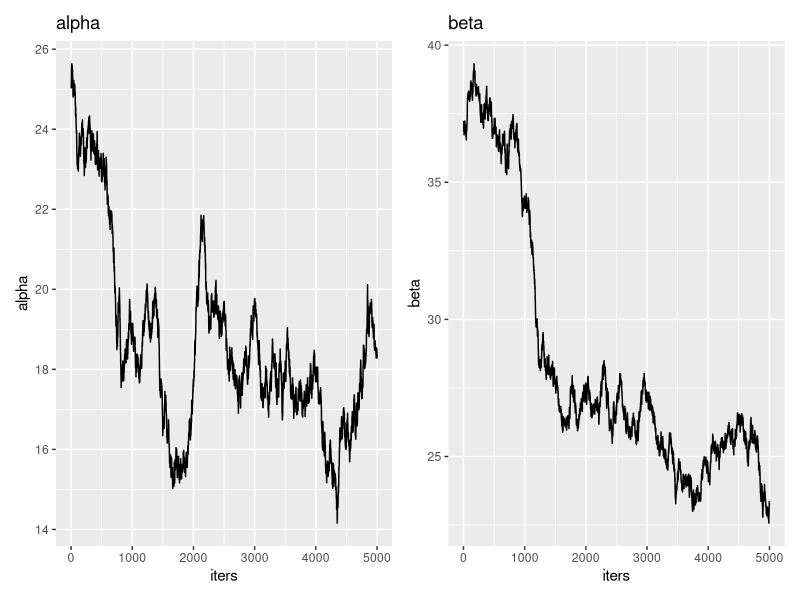
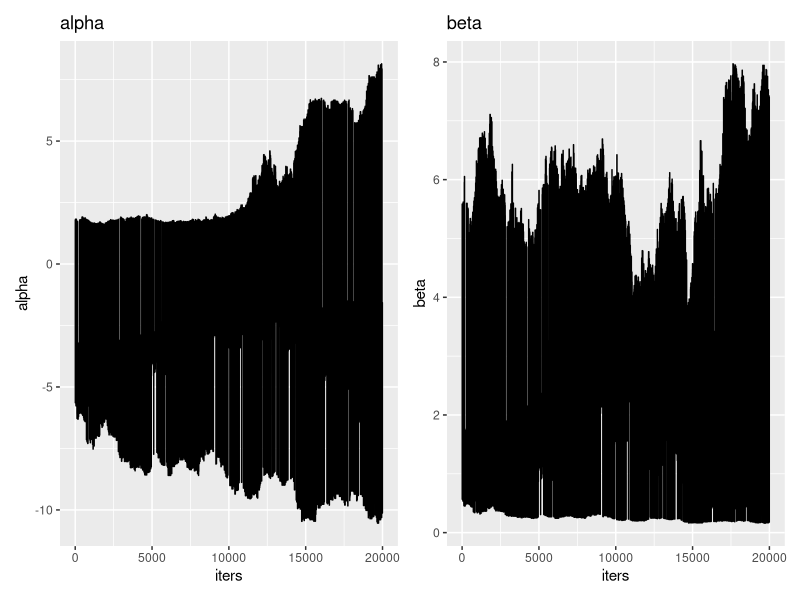

Recreate these plots in R, in order.
library(ggplot2)
library(patchwork)

# True values
alpha= 3
beta = 2
epsilon = rnorm(1,0,1)

set.seed(123)
n_data <- 500       

x <- rnorm(n_data, mean = (alpha^2)*beta, sd=1)

# Uncoupled MCMC
alpha_init = -2   
beta_init = -5 

tune = 0.1
iters = 1e5


chain=function(x,tune,th1_init,th2_init,iters)
{
  x_alpha = th1_init
  x_beta = th2_init

  xvec=matrix(NA,nrow=iters,ncol=2)
  for (i in 1:iters) {
    print(i)
    can_alpha= x_alpha + rnorm(1,0,tune)
    can_beta= x_beta + rnorm(1,0,tune)
    
    
    log_numA = sum(dnorm(x,mean=(can_alpha^2)*beta,1)) -log(20)-log(10)

    
    log_denomA = sum(dnorm(x,mean=(can_alpha^2)*beta,1)) -log(20)-log(10)
    
    logA = log_numA - log_denomA
    
    if (log(runif(1))<logA){
      x_alpha = can_alpha
      x_beta = can_beta    
    }
    
    xvec[i, 1] = x_alpha; xvec[i,2] = x_beta;
  }
  xvec
}


samps <- chain(x,tune,alpha_init,beta_init,iters)

samps_df <- data.frame(samps)
samps_true <- data.frame(samps[(iters*0.95):iters,])

p1 <- ggplot(data=samps_true,aes(seq((iters*0.95):iters),samps_true[,1]))+geom_line()+labs(title="alpha")+xlab("iters")+ylab("alpha")
p2 <- ggplot(data=samps_true,aes(seq((iters*0.95):iters),samps_true[,2]))+geom_line()+labs(title="beta")+xlab("iters")+ylab("beta")
p1+p2



# Coupled-MCMC

swap_Switch = 1 
alpha= 3
beta = 2
epsilon = rnorm(1,0,1)

set.seed(123)
n_data <- 500       

x <- rnorm(n_data, mean = (alpha^2)*beta, sd=1)

alpha_init = -2   
beta_init = -5 

tune = 0.1
iters = 1e5


n = 5
col1 = paste("alpha_",seq(1:n),sep="")
col2 = paste("beta_",seq(1:n),sep="")

heats = c(0.1,0.3,0.5,0.7,1)
  
tune = 0.1
iters = 1e5


log_Post <- function(x,alpha,beta){
  
  log_numA =  (sum(dnorm(x,mean=(alpha^2)*beta,1)) -log(20)-log(10))

  
  return (log_numA)
  
}

log_Post_heated <- function(x,alpha,beta,heat){
  
  log_numA = heat*(sum(dnorm(x,mean=(alpha^2)*beta,1)) -log(20)-log(10))  
  
  return (log_numA)
  
}

chain_coupled=function(x,tune,alpha_init,beta_init,iters,n,heats,swap_Switch)
{
  x_alpha = rep(alpha_init,n)
  x_beta = rep(beta_init,n)
  
  xmat = matrix(0,nrow=iters,ncol=n*2)
  for (i in 1:iters) {
    print(i)
    can_alpha= x_alpha + rnorm(n,0,tune)
    can_beta= x_beta + rnorm(n,0,tune)
    
    
    log_numA = unlist(Map(function(a, b, c) log_Post_heated(x, a, b,c),
                          can_alpha, can_beta,heats))
    
    
    log_denomA = unlist(Map(function(a, b, c) log_Post_heated(x, a, b, c),
                            x_alpha, x_beta,heats)) 
    
    logA = log_numA - log_denomA
    
    accept = (log(runif(n))<logA) 
    
    x_alpha[accept] = can_alpha[accept]; x_beta[accept] = can_beta[accept];
    
    if (swap_Switch){
      
      swap = sample(1:n,2)
      
      logA = heats[swap[1]]*log_Post(x,x_alpha[swap[2]],x_beta[swap[2]]) + heats[swap[2]]*log_Post(x,x_alpha[swap[1]],x_beta[swap[1]])-
        heats[swap[1]]*log_Post(x,x_alpha[swap[1]],x_beta[swap[1]]) - heats[swap[2]]*log_Post(x,x_alpha[swap[2]],x_beta[swap[2]])
      
      if (log(runif(1))<logA){
        x_alpha[swap] = rev(x_alpha[swap])
        x_beta[swap] = rev(x_beta[swap])
      }
      
    }
    
    xmat[i,] = c(x_alpha,x_beta)
  }
  
  x.df <- data.frame(xmat)
  
  names(x.df)<- c(col1,col2)
  
  x.df
}


samps_coupled <- chain_coupled(x,tune,alpha_init,beta_init,iters,n,heats,swap_Switch)



samps_conv <- samps_coupled[(iters*0.8):iters,]



p1 <- ggplot(data=samps_conv,aes(seq((iters*0.8):iters),samps_conv[,5]))+geom_line()+labs(title="alpha")+xlab("iters")+ylab("alpha")
p2 <- ggplot(data=samps_conv,aes(seq((iters*0.8):iters),samps_conv[,10]))+geom_line()+labs(title="beta")+xlab("iters")+ylab("beta")
print(p1+p2)


